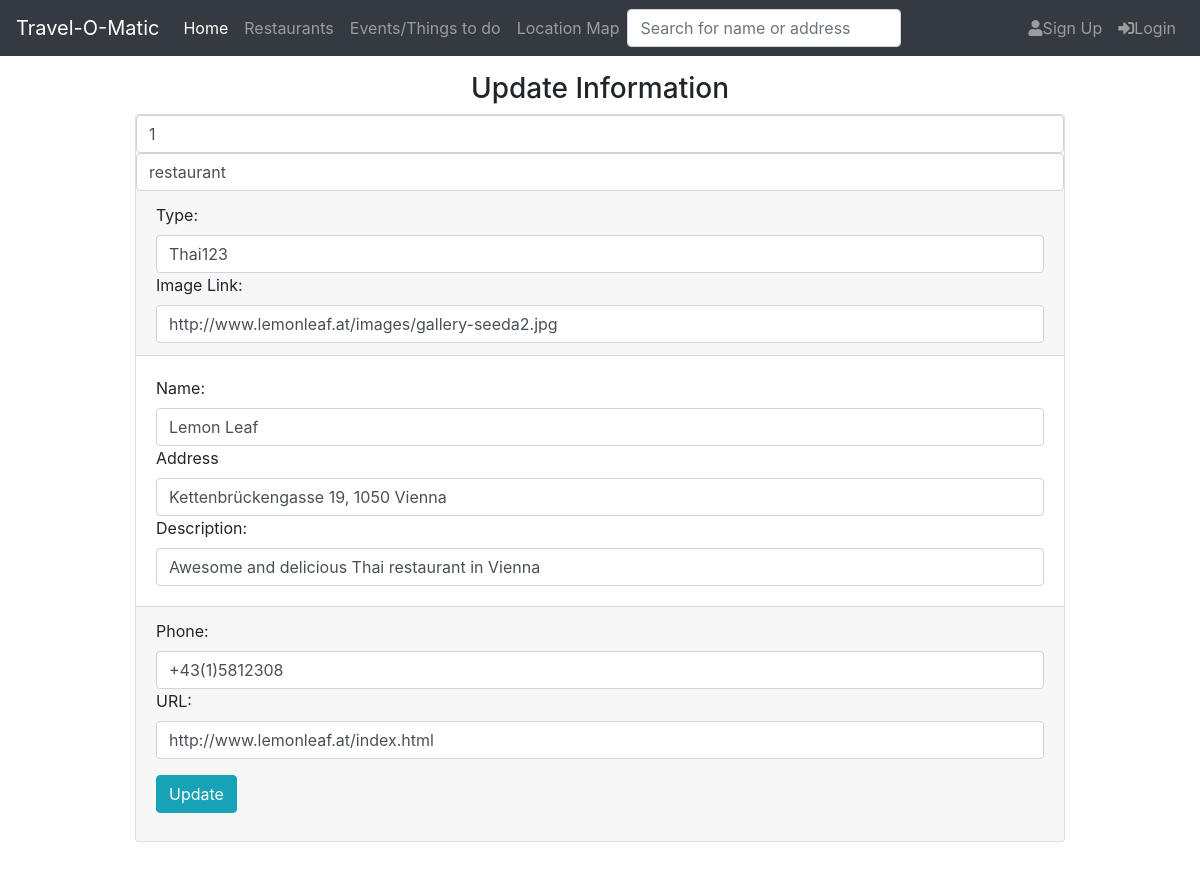
The page /update.php?restaurantID=1 (signed in) on the database its author committed.
### tables this page shows
CREATE TABLE `restaurants` (
  `ID` smallint(6) UNSIGNED NOT NULL,
  `locationID` smallint(6) UNSIGNED NOT NULL,
  `name` varchar(35) NOT NULL,
  `type` varchar(15) NOT NULL,
  `description` varchar(150) NOT NULL,
  `url` varchar(150) NOT NULL,
  `telephone` varchar(150) NOT NULL
);

CREATE TABLE `location` (
  `ID` smallint(6) UNSIGNED NOT NULL,
  `address` varchar(120) NOT NULL,
  `img` varchar(250) DEFAULT NULL
);

### update.php (the view, shortened to what this page needs)
<?php
include("components/head.php");
include("components/navbar.php");
include 'dbconnect.php';
if (isset($_GET['concertID'])) {
   $ID = $_GET['concertID'];
   $sql = "SELECT * FROM concerts INNER JOIN location ON concerts.locationID = location.ID WHERE location.ID = '$ID'";
   $result = mysqli_query($conn, $sql);
   $data = $result->fetch_assoc();
   $conn->close();
   $category = 'concert';
 } else if (isset($_GET['restaurantID'])) {
   $ID = $_GET['restaurantID'];
   $sql = "SELECT * FROM restaurants INNER JOIN location ON restaurants.locationID = location.ID WHERE location.ID = '$ID'";
   $result = mysqli_query($conn, $sql);
   $data = $result->fetch_assoc();
   $category = 'restaurant';
  } else if (isset($_GET['thingsID'])) {
   $ID = $_GET['thingsID'];
   $sql = "SELECT * FROM things INNER JOIN location ON things.locationID = location.ID WHERE location.ID = '$ID'";
   $result = mysqli_query($conn, $sql);
   $data = $result->fetch_assoc();
   $conn->close();
   $category = 'things';
 }
?>
<div class="container mb-5">
  <h3 class="text-center mt-3">Update Information</h3>
<div class="card">
  <form action="actions/update_a.php" method="get">
    <input type="text" class="form-control" name="ID" value="<?php echo $data["ID"]; ?>">
    <input type="text" class="form-control" name="category" value="<?php echo $category; ?>">
  <div class="card-header">
  <label for="type">Type:</label>
  <input type="text" class="form-control" name="type" value="<?php echo $data["type"]; ?>">
    <label for="img">Image Link:</label>
    <input type="text" class="form-control" name="img" value="<?php echo $data["img"]; ?>">
  </div>
    <div class="card-body">
      <label for="name">Name:</label>
      <input type="text" class="form-control" name="name" value="<?php echo $data["name"]; ?>">
      <label for="address">Address</label>
      <input type="text" class="form-control" name="address" value="<?php echo $data["address"]; ?>">
      <label for="description">Description:</label>
      <input type="text" class="form-control" name="description" value="<?php echo $data["description"]; ?>">
     </div>
    <div class="card-footer">
      <?php if (!isset($_GET['thingsID'])) { echo '<label for="phone">Phone:</label>
        <input type="text" class="form-control" name="phone" value="' .$data["telephone"].'">'; }
      ?>
      <label for="url">URL:</label>
      <input type="text" class="form-control" name="url" value="<?php echo $data["url"]; ?>">
    <button type="submit" class="btn btn-info my-3">Update</button></a>
  </div>
</form>
</div>
</div>
<?php
  include('components/footer.php');
?>

### components/head.php (shortened to what this page needs)
<!DOCTYPE html>
<html>
<head>
	<link rel="stylesheet" href="https://stackpath.bootstrapcdn.com/bootstrap/4.3.1/css/bootstrap.min.css">
	<link rel="stylesheet" href="https://use.fontawesome.com/releases/v5.5.0/css/all.css">
</head>
<body>

### components/navbar.php (shortened to what this page needs)
<header>
  <nav class="navbar navbar-expand-md bg-dark navbar-dark sticky-top">
  <a class="navbar-brand" href="home.php">Travel-O-Matic</a>
  <div id="navb" class="navbar-collapse collapse hide">
    <ul class="navbar-nav">
      <li class="nav-item active">
        <a class="nav-link" href="home.php">Home</a>
      </li>
      <li class="nav-item">
        <a class="nav-link" href="restaurant.php">Restaurants</a>
      </li>
      <li class="nav-item">
        <a class="nav-link" href="event.php">Events/Things to do</a>
      </li>
      <li class="nav-item">
        <a class="nav-link" href="gmaps.php">Location Map</a>
      </li>
      <form class="form-inline" id="searchbar">
        <input class="form-control" type="search" placeholder="Search for name or address" aria-label="search" id="search" name="search"/>
      </form>
    </ul>
    <ul class="nav navbar-nav ml-auto">
      <?php
        if ( !isset($_SESSION['user']) && !isset($_SESSION['admin'])) {
          echo '<li class="nav-item">
                  <a class="nav-link" href="register.php"><span class="fas fa-user"></span>Sign Up</a>
                </li>
                <li class="nav-item">
                  <a class="nav-link" href="index.php"><span class="fas fa-sign-in-alt"></span>Login</a>
                </li>';
        } else if ( isset($_SESSION['user'])) {
          echo '<li class="nav-item">
                  <a class="nav-link" href="logout.php?logout"><span class="fas fa-sign-out-alt"></span>Logout</a>
                </li>';
        } else if ( isset($_SESSION['admin'])) {
          echo '<li class="nav-item">
                  <a class="nav-link" href="adminpanel.php"><span class="fas fa-user-cog"></span>Admin Panel</a>
                </li>';
          echo '<li class="nav-item">
                  <a class="nav-link" href="logout.php?logout"><span class="fas fa-sign-out-alt"></span>Logout</a>
                </li>';
        }
      ?>
    </ul>
  </div>
</nav>
</header>

### components/footer.php (shortened to what this page needs)
</body>
</html>

### components/head.php (style rules this page uses)
.container { width: 80%; }

### rows shown on the page
restaurants: ID "1", type "Thai123", img "http://www.lemonleaf.at/images/gallery-seeda2.jpg", name "Lemon Leaf", address "Kettenbrückengasse 19, 1050 Vienna", description "Awesome and delicious Thai restaurant in Vienna", phone "+43(1)5812308", url "http://www.lemonleaf.at/index.html"
